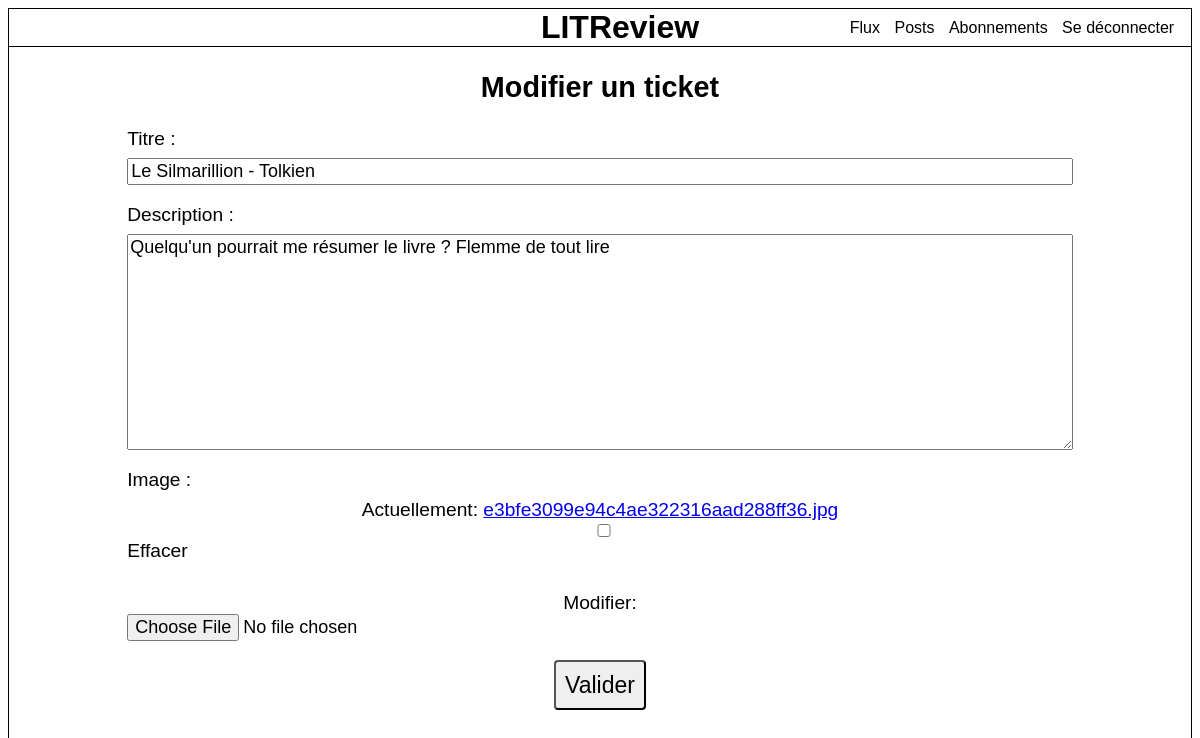
Page /ticket-update/38/ (signed in) on the committed database.
### reviews/models.py (models this page shows)
class Ticket(models.Model):
    title = models.CharField(max_length=128)
    description = models.TextField(max_length=2048, blank=True)
    user = models.ForeignKey(to=settings.AUTH_USER_MODEL, on_delete=models.CASCADE)
    image = models.ImageField(null=True, blank=True)
    time_created = models.DateTimeField(auto_now_add=True)

### reviews/views.py (the view)
# urls.py: path('ticket-update/<int:ticket_id>/', reviews.views.ticket_update, name='ticket_update'),
@login_required
def ticket_update(request, ticket_id):
    ticket = Ticket.objects.get(id=ticket_id)
    if request.method == 'POST':
        form = TicketCreateForm(request.POST, instance=ticket)
        if form.is_valid():
            form.save()
            return redirect('user_posts')
    else:
        form = TicketCreateForm(instance=ticket)
    return render(request, 'reviews/ticket_update.html', {'form': form, 'ticket': ticket})

### reviews/forms.py
class TicketCreateForm(forms.ModelForm):
    class Meta:
        model = Ticket
        fields = ['title', 'description', 'image']
        labels = {'title': 'Titre', }

### reviews/templates/reviews/ticket_update.html (shortened to what this page needs)
{% extends 'base.html' %}
{% block content %}
<div class="ticket-form">
    <h2>Modifier un ticket</h2>
    <form method="post" enctype="multipart/form-data">
        {{ form.as_p }}
        <button type="submit">Valider</button>
    </form>
</div>
{% endblock content %}

### static/css/styles.css (style rules this page uses)
body { border: 1px solid #000; padding: 0%; font-family: Helvetica; }
h2 { text-align: center; }
.ticket-form { text-align: center; padding-left: 10%; padding-right: 10%; font-size: larger; }
.ticket-form button { font-size: larger; }
.ticket-form label { display: block; margin-bottom: 8px; text-align: left; }
.ticket-form input, .ticket-form textarea { width: 100%; box-sizing: border-box; font-size: large; }
.ticket-form button { padding: 1%; border-radius: 4px; cursor: pointer; }
textarea { font-family: Arial, Helvetica, sans-serif; font-size: large; }

### rows in the picture
Ticket: title "Le Silmarillion - Tolkien", description "Quelqu'un pourrait me résumer le livre ? Flemme de tout lire"
